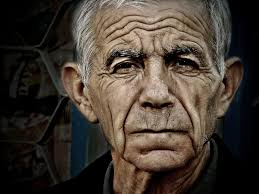
#> input picture wrinkledFace.jpg, 259 x 194 px, found by its file name
$ jupyter execute imageRestoration.ipynb   (older library calls are emulated)
#> lines starting #> are read from the running program, lines starting #| are printed output that depends on the picture
Image restoration :

Skimage library provides multiple options to restore the image if we missing any pixel information for given image.e.g. old photos

[cell 1]
import pandas as pd
import numpy as np
import matplotlib.pyplot as plt
import cv2

from skimage.restoration import inpaint
from skimage.restoration import denoise_bilateral
from skimage.restoration import denoise_tv_chambolle
from skimage.util import random_noise

[cell 2]
def show_image(image,title='Image',cmap_type='gray'):
  plt.imshow(image,cmap=cmap_type)
  plt.title(title)
  plt.axis("off")
  plt.show()

[cell 3]
img=cv2.imread("/content/wrinkledFace.jpg")
#> img is the input picture: shape (194, 259, 3); mean B, G, R 49.5, 58.4, 68
noise_image=random_noise(img)
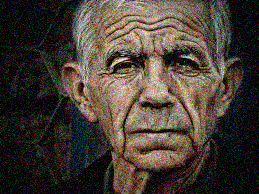
#> noise_image: shape (194, 259, 3) float64; mean B, G, R 0.209, 0.243, 0.28
show_image(img)
show_image(noise_image)

**Types of Denoising**

Total variation

Bilateral

[cell 4]
denoised_img=denoise_tv_chambolle(img,weight=0.1,multichannel=True)
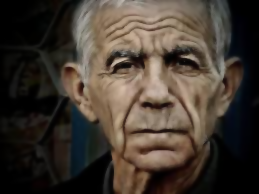
#> denoised_img: shape (194, 259, 3) float64; mean B, G, R 0.194, 0.229, 0.267
show_image(denoised_img)

[cell 5]
denoised_img=denoise_bilateral(img,multichannel=True)
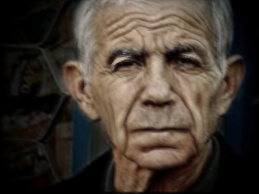
#> denoised_img: shape (194, 259, 3) float64; mean B, G, R 0.192, 0.227, 0.265
show_image(denoised_img)
#This method preserves the edges

**Superpixels and segmentation**

Segmentation
The goal is to partition images into regions, or segments, to simplify and/or change the representation into something more meaningful and easier to analyze.

A superpixel is a group of connected pixels with similar colors or gray levels. These carry more meaning than their simple pixel grid counterparts.

Some advantages for using them are that You can compute features on more meaningful regions

Two types of segmentation are, Supervised, where some prior knowledge is used to guide the algorithm. Like the kind of thresholding in which we specify the threshold value ourselves. And unsupervised where no prior knowledge is required. These algorithms try to subdivide images into meaningful regions automatically.

[cell 6]
from skimage.segmentation import slic
from skimage.color import label2rgb

[cell 7]
#obtain segments
segment=slic(img,n_segments=10000)
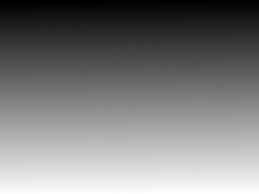
#> segment: shape (194, 259) int64; min 1, max 12201, mean 6006.7; drawn with min black and max white
show_image(segment)
#put segments on original image
segmented_img=label2rgb(segment,img,kind='avg')
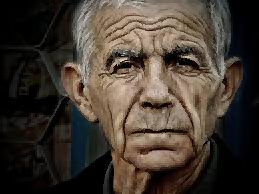
#> segmented_img: shape (194, 259, 3); mean B, G, R 49.1, 58.1, 67.7
show_image(segmented_img)
show_image(img)
